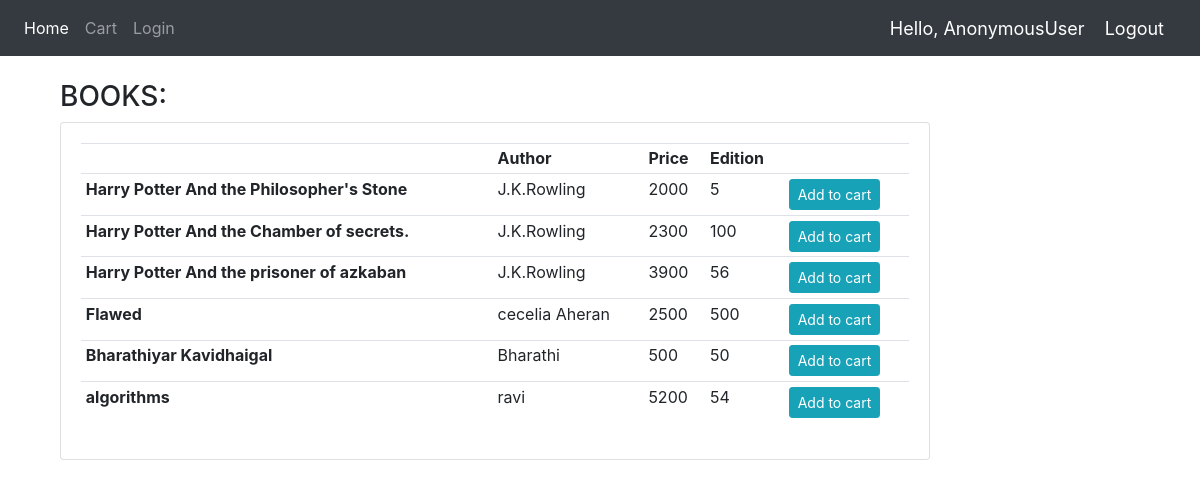
The page / on the database its author committed.
### bookApp/models.py (models this page shows, shortened)
class Book(models.Model):
    title=models.CharField(max_length=200,null=True)
    Author=models.CharField(max_length=200,null=True)
    Price=models.IntegerField()
    Edition=models.IntegerField()

### bookApp/views.py (the view)
# urls.py: 2. Add a URL to urlpatterns:  path('', views.home, name='home')
def home(request):
    books=Book.objects.all()
    context={'books':books}
    if request.user.is_staff:
        return render(request,'bookApp/home.html',context)
    else:
        return render(request,'bookApp/home.html',context)

### templates/bookApp/home.html
{% extends 'bookApp/main.html' %}
{% block content %}
<br>
<div class="container">
<div class="container row">
    <div class="col-lg-10">
        <h3>BOOKS:</h3>
        <div class="card card-body">
            <table class="table table-sm">
                <tr>
                    <th><Title></Title></th>
                    <th>Author</th>
                    <th>Price</th>
                    <th>Edition</th>
                    <th></th>
                </tr>
                {% for book in books %}
                <tr>
                    <td><b>{{book.title}}</b> </td>
                    <td>{{book.Author}} </td>
                    <td>{{book.Price}} </td>
                    <td> {{book.Edition}} </td>
                    <td><a class="btn btn-sm btn-info" href="{% url 'addtocart' book.id %}">Add to cart</a> </td>
                </tr>
                {% endfor %}
            </table>
        </div>
    </div>
</div>
{% endblock %}

### templates/bookApp/main.html (shortened to what this page needs)
{% load static %}
<html>
    <head>
        <link rel="stylesheet" href="https://stackpath.bootstrapcdn.com/bootstrap/4.5.0/css/bootstrap.min.css">
    </head>
    <body>
        {% include 'bookApp/navbar.html' %}
        {% block content %}
        {% endblock %}
        <br>
    </body>
</html>

### templates/bookApp/navbar.html (shortened to what this page needs)
{% load static %}
<nav class="navbar navbar-expand-lg navbar-dark bg-dark">
  <div class="collapse navbar-collapse" id="navbarNav">
    <ul class="navbar-nav">
      <li class="nav-item active">
        <a class="nav-link" href="{% url 'home' %}">Home</a>
      </li>
      {% if request.user.is_staff %}
      </li>
      <li class="nav-item active">
        <a class="nav-link" href="{% url 'addbook' %}">Add Books</a>
      </li>
      {% else %}
      <li class="nav-item">
        <a class="nav-link" href="{% url 'viewcart' %}">Cart</a>
      </li>
      {% endif %}
      <li class="nav-item">
        <a class="nav-link" href="{% url 'login' %}">Login</a>
      </li>
    </ul>
  </div>
  <span class="hello-msg">Hello, {{request.user}}</span>
  <span ><a  class="hello-msg" href="{% url 'logout' %}">Logout</a></span>
</nav>

### templates/bookApp/navbar.html (style rules this page uses)
.hello-msg { font-size: 18px; color: #fff; margin-right: 20px; }

### rows shown on the page
Book: title "Harry Potter And the Philosopher's Stone", Author "J.K.Rowling", Price "2000", Edition "5"
Book: title "Harry Potter And the Chamber of secrets.", Author "J.K.Rowling", Price "2300", Edition "100"
Book: title "Harry Potter And the prisoner of azkaban", Author "J.K.Rowling", Price "3900", Edition "56"
Book: title "Flawed", Author "cecelia Aheran", Price "2500", Edition "500"
Book: title "Bharathiyar Kavidhaigal", Author "Bharathi", Price "500", Edition "50"
Book: title "algorithms", Author "ravi", Price "5200", Edition "54"

### other values the page prints
{{ request.user }} "AnonymousUser"
